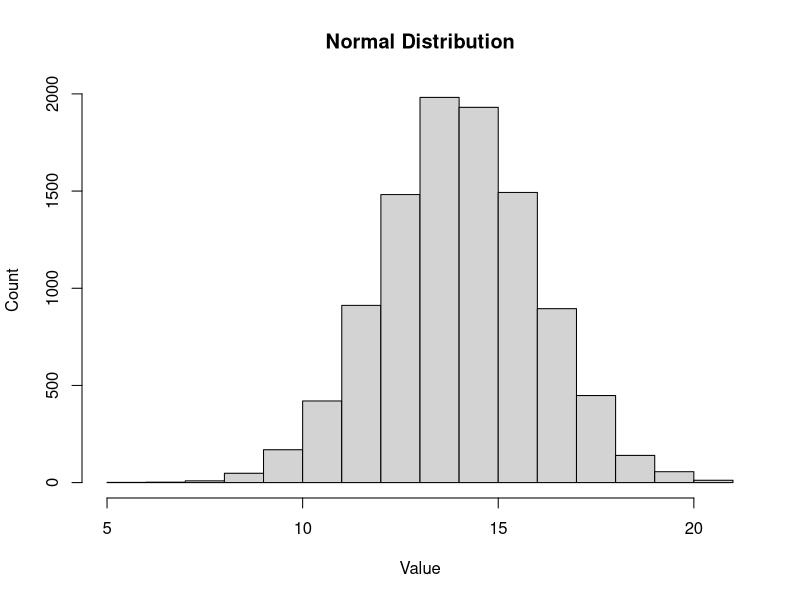
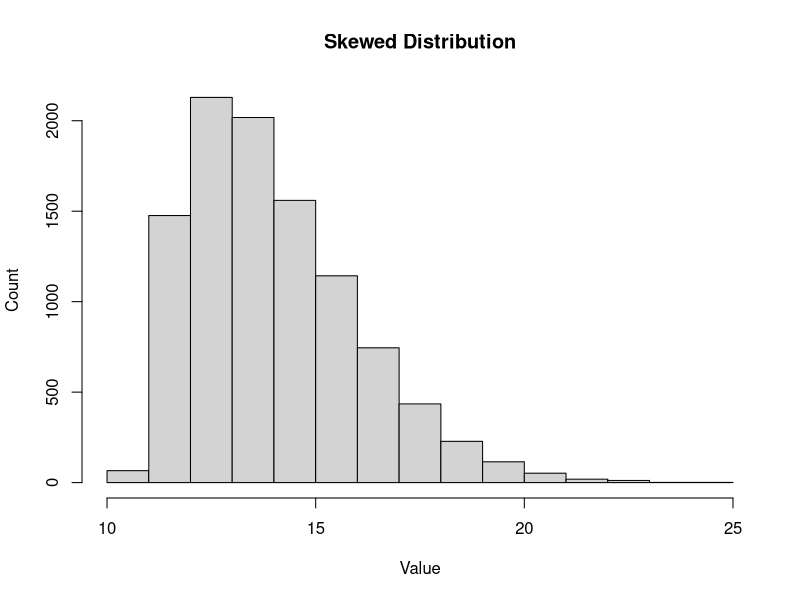
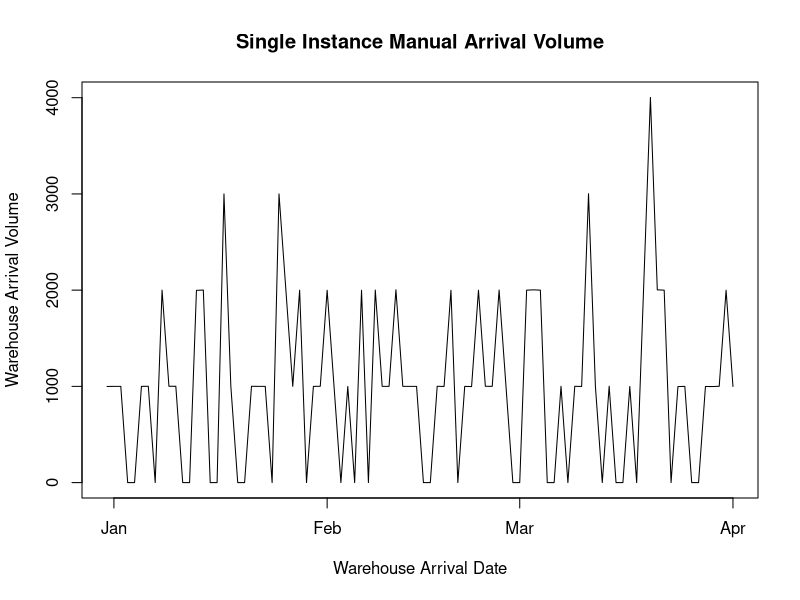
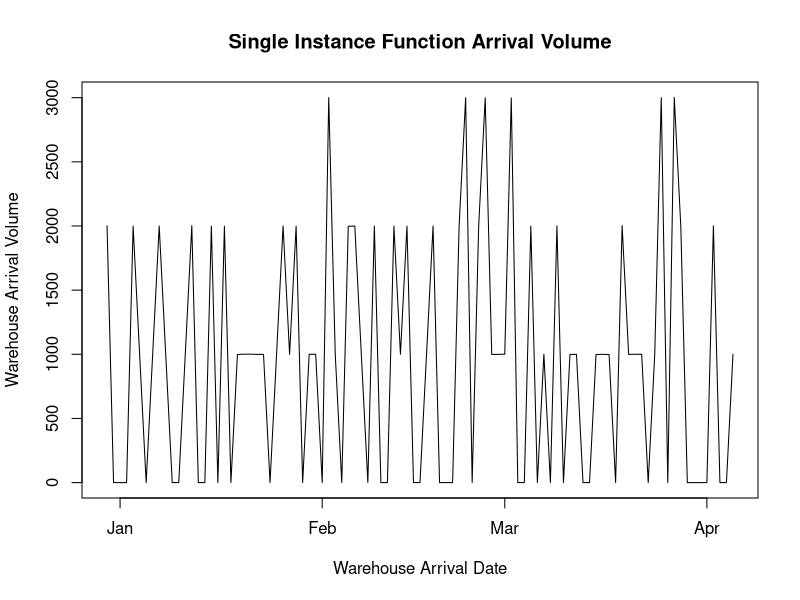
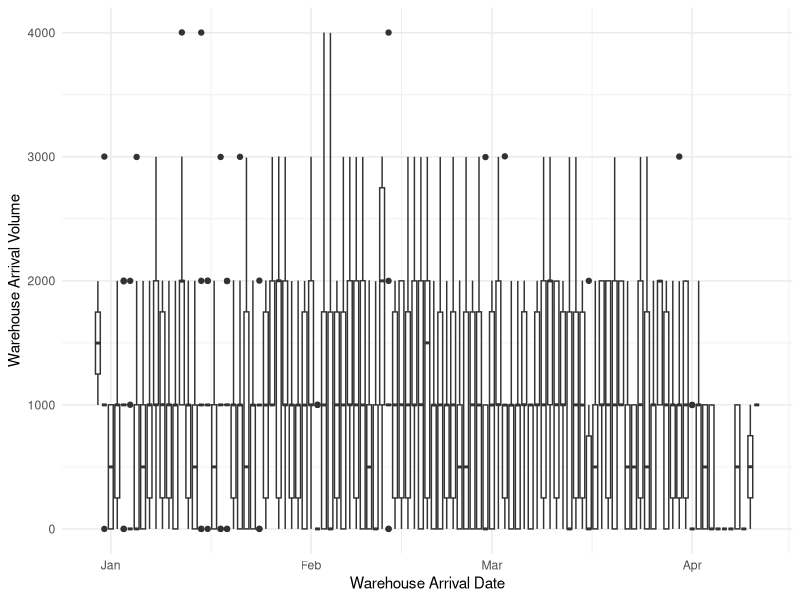
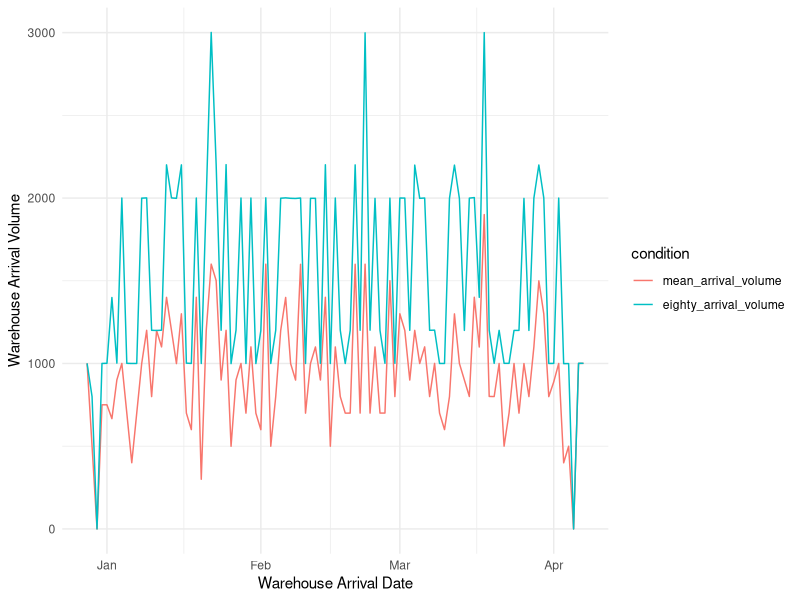
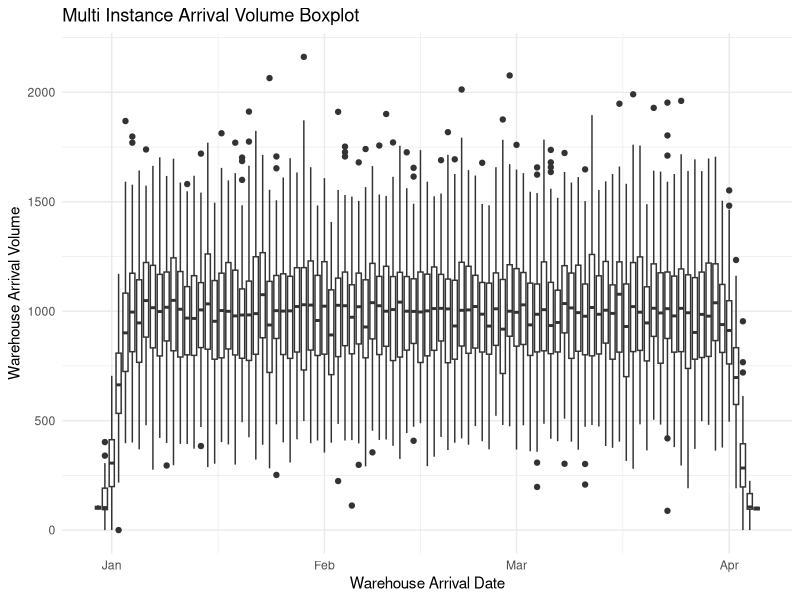
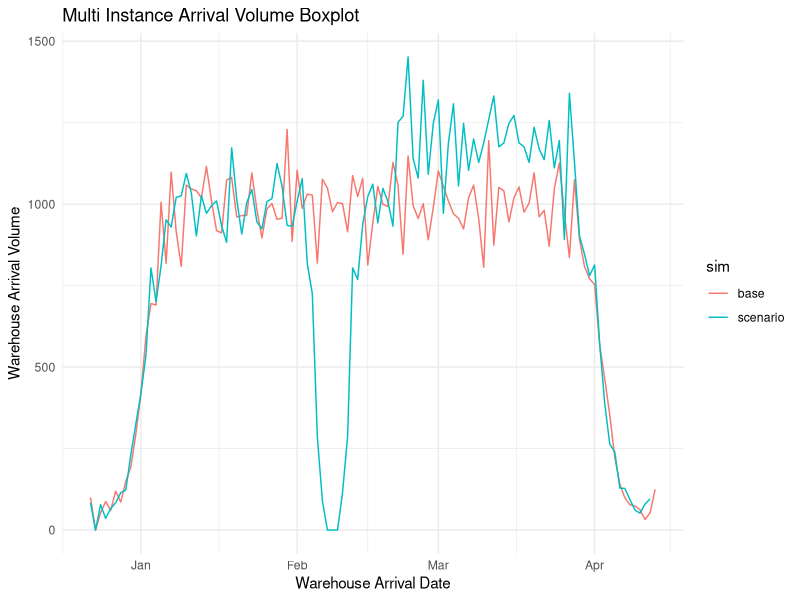

These figures' R source, in order:
## ---- chunk 1
# set options
knitr::opts_chunk$set(echo = TRUE)
# load libraries
library(tidyverse) # for manipulating data
library(ggplot2) # for visualization
library(fGarch) # for creating skewed distributions
library(kableExtra) # for creating HTML tables
## ---- chunk 2
rnorm(1, 14, 2) # single value, normal
## ---- chunk 3
n_df <- data.frame(values = rnorm(10000, 14, 2)) # many values, normal
hist(n_df$values, xlab = "Value", ylab = "Count", main = "Normal Distribution")
## ---- chunk 4
r_df <- data.frame(values = rsnorm(10000, mean = 14, sd = 2, xi = 2.5)) # many values, tail
hist(r_df$values, xlab = "Value", ylab = "Count", main = "Skewed Distribution")
## ---- chunk 5
# * create date range ----
date_range <- rep(seq.Date(from=as.Date("2020-12-01"),
                           to=as.Date("2021-03-01"), by="day"), 1) # single port

# * create demand on each date ----
order_volume <- round(rnorm(length(date_range), 1000, 1), 0)

# * create transits ----
order_oport <- rsnorm(length(date_range), mean = 14, sd = 2, xi = 2.5)
oport_dport <- rsnorm(length(date_range), mean = 14, sd = 2, xi = 2.5)
dport_dwhse <- rsnorm(length(date_range), mean = 4, sd = 1, xi = 2.5)

# * calculate transit time ----
the_full_transit <- round(order_oport + oport_dport + dport_dwhse)

# * generate arrival date ----
dwhse_arrival_date <- date_range + the_full_transit

# * single instance dataframe ----
single_instance_manual <- data.frame(date_range, order_volume, order_oport,
                                     oport_dport, dport_dwhse, the_full_transit,
                                     dwhse_arrival_date)

# * show head of dataframe
head(single_instance_manual) %>%
  kbl(caption = "Single Instance Manual Dataframe") %>%
  kable_classic(full_width = F, html_font = "Cambria", position = "left")

## ---- chunk 6

# NOTE: complete function from tidyr
sim <- single_instance_manual %>% group_by(dwhse_arrival_date) %>%
  summarise(dwhse_arrival_volume = sum(order_volume)) %>%
  complete(dwhse_arrival_date = seq.Date(min(dwhse_arrival_date), max(dwhse_arrival_date), by="day")) %>%
  mutate(dwhse_arrival_volume = coalesce(dwhse_arrival_volume, 0))

plot(sim$dwhse_arrival_date, sim$dwhse_arrival_volume, type='l',
     xlab = "Warehouse Arrival Date", ylab = "Warehouse Arrival Volume", main = "Single Instance Manual Arrival Volume")

## ---- chunk 7

agg_by_arrival_function <- function(the_dataframe) {
  
  hold_me <- the_dataframe %>%
    group_by(dwhse_arrival_date) %>%
    summarise(dwhse_arrival_volume = sum(order_volume)) %>%
    complete(dwhse_arrival_date = seq.Date(min(dwhse_arrival_date), max(dwhse_arrival_date), by="day")) %>%
    mutate(dwhse_arrival_volume = coalesce(dwhse_arrival_volume, 0))
  
  return(hold_me)
  
}

head(agg_by_arrival_function(single_instance_manual), 6) %>%
  kbl(caption = "Arrival Function Test Output") %>%
  kable_classic(full_width = F, html_font = "Cambria", position = "left")

## ---- chunk 8
# * create function ----
inner_sim <- function() {
  
  date_range <- rep(seq.Date(from=as.Date("2020-12-01"),
                             to=as.Date("2021-03-01"), by="day"), 1) # single port
  
  order_volume <- round(rnorm(length(date_range), 1000, 1), 0)
  order_oport <- rsnorm(length(date_range), mean = 14, sd = 2, xi = 2.5)
  oport_dport <- rsnorm(length(date_range), mean = 14, sd = 2, xi = 2.5)
  dport_dwhse <- rsnorm(length(date_range), mean = 4, sd = 1, xi = 2.5)

  the_full_transit <- round(order_oport + oport_dport + dport_dwhse)
  dwhse_arrival_date <- date_range + the_full_transit
  
  single_instance_function <- data.frame(date_range, order_volume, order_oport,
                                         oport_dport, dport_dwhse, the_full_transit,
                                         dwhse_arrival_date)
  
  return(single_instance_function)
  
}

# * verify inner sim output ----
single_instance_function <- inner_sim()
head(single_instance_function) %>%
  kbl(caption = "Single Instance Function Test Output") %>%
  kable_classic(full_width = F, html_font = "Cambria", position = "left")

## ---- chunk 9

sif <- agg_by_arrival_function(single_instance_function)
plot(sif$dwhse_arrival_date, sif$dwhse_arrival_volume, type='l',
     xlab = "Warehouse Arrival Date", ylab = "Warehouse Arrival Volume", main = "Single Instance Function Arrival Volume")

## ---- chunk 10
outer_sim <- function(n=10) {
  
  multi_instance_function <- data.frame(dwhse_arrival_date = as.Date(character()),
                                        dwhse_arrival_volume = double())  
  
  for (i in 1:n) {
    
    hold <- inner_sim()
    
    single_aggregate <- agg_by_arrival_function(hold)
    
    multi_instance_function <- rbind(multi_instance_function, single_aggregate)
    
  }
  
  return(multi_instance_function)
  
}

test_outer_sim <- outer_sim() %>% as.data.frame()
test_outer_sim_smaller <- test_outer_sim[test_outer_sim$dwhse_arrival_date == as.Date("2021-01-10"),]
test_outer_sim_smaller %>%
  kbl(caption = "Multi Instance Function Test Output") %>%
  kable_classic(full_width = F, html_font = "Cambria", position = "left")

## ---- chunk 11
ggplot(test_outer_sim,
       aes(x = as.Date(dwhse_arrival_date), y = dwhse_arrival_volume, group = dwhse_arrival_date)) +
  geom_boxplot() +
  theme_minimal() +
  labs(x = "Warehouse Arrival Date", y = "Warehouse Arrival Volume", main = "Multi Instance Arrival Volume Boxplot")
## ---- chunk 12
sim_function <- function(num_sims = 10, num_ports = 1,
                         start_date = as.Date("2020-12-01"),
                         end_date   = as.Date("2021-03-01"),
                         order_vol_mean = 1000, order_vol_var = 1,
                         oo_mean  = 14,   oo_var = 2,  oo_xi = 2.5,
                         od_mean  = 14,   od_var = 2,  od_xi = 2.5,
                         dw_mean  = 4,    dw_var = 1,  dw_xi = 2.5) {
  
  # outer sim (multi instance)
  multi_instance_function <- data.frame(dwhse_arrival_date = as.Date(character()),
                                        dwhse_arrival_volume = double())  
  
  for (i in 1:num_sims) {
    
    # inner sim (single instance)
    date_range <- rep(seq.Date(from=start_date,
                               to=end_date, by="day"), num_ports)
    
    order_volume <- round(rnorm(length(date_range), order_vol_mean, order_vol_var), 0)
    order_oport <- rsnorm(length(date_range), mean = oo_mean, sd = oo_var, xi = oo_xi)
    oport_dport <- rsnorm(length(date_range), mean = od_mean, sd = od_var, xi = od_xi)
    dport_dwhse <- rsnorm(length(date_range), mean = dw_mean, sd = dw_var, xi = dw_xi)
    
    the_full_transit <- round(order_oport + oport_dport + dport_dwhse)
    dwhse_arrival_date <- date_range + the_full_transit
    
    single_instance_function <- data.frame(date_range, order_volume, order_oport,
                                           oport_dport, dport_dwhse, the_full_transit,
                                           dwhse_arrival_date)
    
    single_aggregate <- agg_by_arrival_function(single_instance_function)
    
    multi_instance_function <- rbind(multi_instance_function, single_aggregate)
    
  }
 
  return(multi_instance_function)
  
}

test_me <- sim_function() %>% arrange(dwhse_arrival_date) %>% head(10)
test_me %>%
  kbl(caption = "Multi Instance Parameters Test Output") %>%
  kable_classic(full_width = F, html_font = "Cambria", position = "left")

## ---- chunk 13

test_plot <- sim_function() %>%
  mutate(dwhse_arrival_date = as.character(dwhse_arrival_date)) %>%
  group_by(dwhse_arrival_date) %>%
  summarise(mean_arrival_volume = mean(dwhse_arrival_volume),
            eighty_arrival_volume = quantile(dwhse_arrival_volume, 0.8))

test_plot_long <- gather(test_plot, condition, measurement, mean_arrival_volume:eighty_arrival_volume, factor_key=TRUE)

ggplot(test_plot_long, aes(x=as.Date(dwhse_arrival_date), y=measurement, group=condition, color=condition)) + 
  geom_line() +
  theme_minimal() +
  labs(x = "Warehouse Arrival Date", y = "Warehouse Arrival Volume", main = "Multi Instance Arrival Volume Line Chart")

## ---- chunk 14

delay_range <- seq.Date(from=as.Date("2021-01-01"),
                        to=as.Date("2021-01-15"), by="day")

sim_function <- function(num_sims = 10, num_ports = 10,
                         start_date = as.Date("2020-12-01"),
                         end_date   = as.Date("2021-03-01"),
                         order_vol_mean = 100, order_vol_var = 1,
                         oo_mean  = 14,   oo_var = 1,  oo_xi = 1.0,
                         od_mean  = 14,   od_var = 1,  od_xi = 1.0,
                         dw_mean  = 4,    dw_var = 1,  dw_xi = 1.0,
                         delay_range = c(), delay_mag = 0,
                         port_threshold = 2500) {
  
  # outer sim (multi instance)
  multi_instance_function <- data.frame(dwhse_arrival_date = as.Date(character()),
                                        dwhse_volume = double()) 
  
  for (i in 1:num_sims) {
    
    # inner sim (single instance)
    date_range <- rep(seq.Date(from=as.Date("2020-12-01"),
                               to=as.Date("2021-03-01"), by="day"), num_ports)
    
    order_volume <- round(rnorm(length(date_range), order_vol_mean, order_vol_var), 0)
    order_oport <- round(rsnorm(length(date_range), mean = oo_mean, sd = oo_var, xi = oo_xi), 0)
    oport_dport <- round(rsnorm(length(date_range), mean = od_mean, sd = od_var, xi = od_xi), 0)
    trans_port <- order_oport + oport_dport
    
    port_data <- data.frame(date_range, order_volume, trans_port)
    port_data$port_arrival_date <- port_data$date_range + port_data$trans_port
    
    port_data$port_arrival_date <- as.Date(port_data$port_arrival_date, format="%Y-%m-%d")
    port_data$port_arrival_date <- if_else(as.character(port_data$port_arrival_date) %in% as.character(delay_range),
                                           port_data$port_arrival_date + delay_mag,
                                           port_data$port_arrival_date)
    
    # aggregate up port arrival data
    port_agg <- port_data %>% mutate(port_arrival_date = as.character(port_arrival_date)) %>%
      group_by(port_arrival_date) %>%
      summarise(port_arrival_volume = sum(order_volume))
    
    # build a backlog
    # meter port volume
    cap <- port_threshold
    port_agg$adjusted_port_volume <- port_agg$port_arrival_volume
    for (i in 1:(nrow(port_agg)-1)) {
      if (port_agg$adjusted_port_volume[i] > cap) {
        leftover <- port_agg$adjusted_port_volume[i] - cap
        leftover <- ifelse(leftover < 0, 0, leftover)
        port_agg$adjusted_port_volume[i] <- cap
        port_agg$adjusted_port_volume[i+1] <- port_agg$adjusted_port_volume[i+1] + leftover
      }
    } 
    
    port_agg$dport_dwhse <- round(rsnorm(length(port_agg$port_arrival_date), mean = dw_mean, sd = dw_var, xi = dw_xi))
    port_agg$dwhse_arrival_date <- as.Date(port_agg$port_arrival_date) + port_agg$dport_dwhse
    
    # before aggregate, need to make names jive
    names(port_agg) <- c("port_arrival_date", "port_arrival_volume", "order_volume", "dport_dwhse", "dwhse_arrival_date")
    single_instance_agg <- agg_by_arrival_function(port_agg)
    
    multi_instance_function <- rbind(multi_instance_function, single_instance_agg)
    
  }
  
  return(multi_instance_function)
  
}

test_sim <- sim_function(num_sims  = 100, order_vol_var  = 10,
                         oo_var    =   1, od_var    =   0, dw_var    =   0,
                         delay_range    = delay_range, delay_mag =   0,
                         port_threshold = 100000)

ggplot(test_sim,
       aes(x = as.Date(dwhse_arrival_date), y = dwhse_arrival_volume, group = dwhse_arrival_date)) +
  geom_boxplot() +
  theme_minimal() +
  labs(x = "Warehouse Arrival Date", y = "Warehouse Arrival Volume", title = "Multi Instance Arrival Volume Boxplot")
## ---- chunk 15

delay_range <- seq.Date(from=as.Date("2021-02-01"),
                        to=as.Date("2021-02-15"), by="day")

sim_plan_1 <- sim_function(num_sims = 100, num_ports = 10,
                           delay_range   = delay_range,   delay_mag = 0,
                           order_vol_mean = 100, order_vol_var = 10,
                           oo_var = 2, od_var = 2, dw_var = 1,
                           port_threshold = 2000) %>%
  group_by(dwhse_arrival_date) %>%
  summarise(dwhse_arrival_volume = mean(dwhse_arrival_volume)) %>%
  mutate(sim = "base")

# for 14 day period, all units coming through port are delayed 7 days
# additionally, port's mechanical max is 1200 units per day
sim_plan_2 <- sim_function(num_sims = 100, num_ports = 10,
                           delay_range   = delay_range,   delay_mag = 7,
                           order_vol_mean = 100, order_vol_var = 10,
                           oo_var = 2, od_var = 2, dw_var = 1,
                           port_threshold = 1200) %>%
  group_by(dwhse_arrival_date) %>%
  summarise(dwhse_arrival_volume = mean(dwhse_arrival_volume)) %>%
  mutate(sim = "scenario")

sim_plan_comp <- rbind(sim_plan_1, sim_plan_2)

ggplot(sim_plan_comp, aes(x=dwhse_arrival_date, y=dwhse_arrival_volume, group=sim, color=sim)) +
  geom_line() +
  theme_minimal() +
  labs(x = "Warehouse Arrival Date", y = "Warehouse Arrival Volume", title = "Multi Instance Arrival Volume Boxplot")
